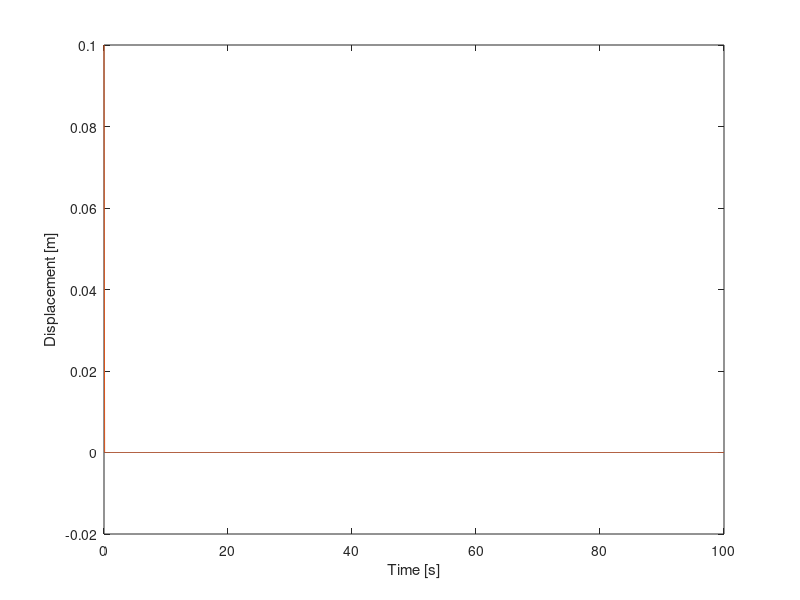
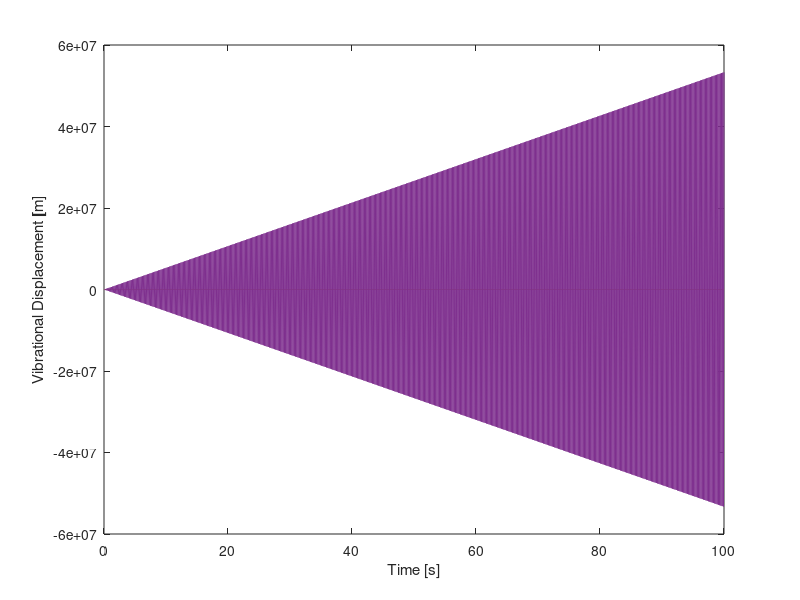
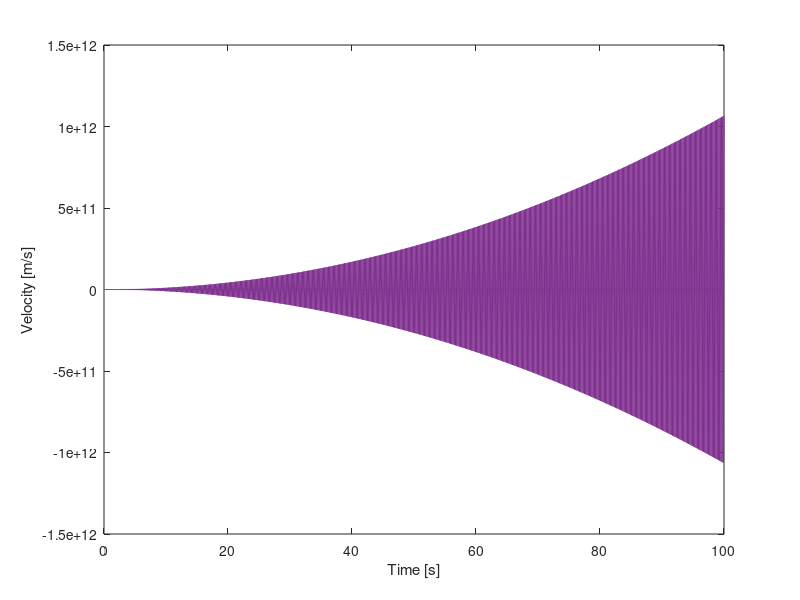
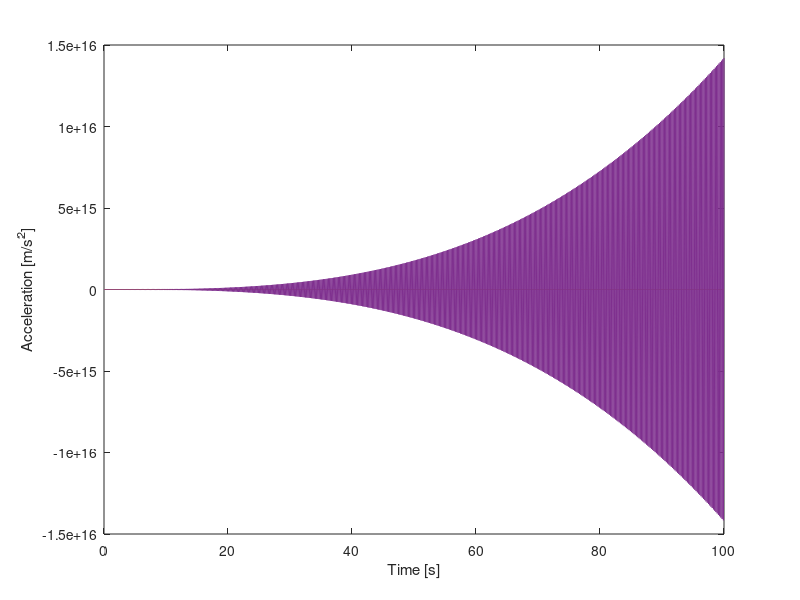

The MATLAB script that drew these images, in order:
% Newmarks Method
clear;
clc;

%% Initialization
nEle = 1;
nNod = nEle+1;
nDof = nNod*2;
E = 1000;
mu = 0;
rho = 1000;
A = 1;
L = 1.0/nEle;
kDarcy = 0;

%% Initializing the matrices
stiff = zeros(nDof,nDof);
damp = zeros(nDof,nDof);
mass = zeros(nDof,nDof);

k1 = zeros(nDof,nDof);
k2 = zeros(nDof,nDof);
k3 = zeros(nDof,nDof);

%% Calculation of the mass, damping and stifness matrices
for i = 1:2:nDof-2
    mass(i,i)       = mass(i,i) + rho*A*L/3;
    mass(i,i+2)     = rho*A*L/6;
    mass(i+2,i)     = rho*A*L/6;
    mass(i+2,i+2)   = rho*A*L/3;
    
    damp(i,i)       = damp(i,i) + mu*A/L;
    damp(i,i+2)     = -mu*A/L;
    damp(i+2,i)     = -mu*A/L;
    damp(i+2,i+2)   = mu*A/L;
    
    stiff(i,i)       = stiff(i,i) + E*A/L;
    stiff(i,i+2)     = -E*A/L;
    stiff(i+2,i)     = -E*A/L;
    stiff(i+2,i+2)   = E*A/L;
    
    k1(i+1,i+1) = k1(i,i) + kDarcy*A/L;
    k1(i+1,i+3) = -kDarcy*A/L;
    k1(i+3,i+1) = -kDarcy*A/L;
    k1(i+3,i+3) = kDarcy*A/L;
    
    k2(i+1,i)   = k2(i,i) - 0.5*A;
    k2(i+1,i+2) = 0.5*A;
    k2(i+3,i)   = -0.5*A;
    k2(i+3,i+2) = 0.5*A;
    
    k3(i,i+1)   = k3(i,i) + 0.5*A;
    k3(i,i+3)   = 0.5*A;
    k3(i+2,i+1) = -0.5*A;
    k3(i+2,i+3) = -0.5*A;
end

%% Initializing time steps
T = 100;            % Total time
dt = 0.1;           % Time increment
t = 0:dt:T;         % Time step array
n = numel(t);       % Number of time steps

%% Initializing force matrix
f = 0;             % Maximum force
omega = 1;
F = zeros(nDof,n);
F(nDof,:) = f*cos(omega.*t);

% Solving the matrices by Newmark's method
%% Initializing the displacement, velocity and acceleration matrices
dx = zeros(nDof,n);
vdisp = zeros(nDof,n);
vel = zeros(nDof,n);
acc = zeros(nDof,n);

%% Defining the intial values of displacement, velocity and acceleration
vdisp((nDof-1):nDof,1) = 0.1;    % initial displacement
vel(nDof,1) = 0;                % initial velocity
acc(nDof,1) = 0;                % initial acceleration

%% Global stiffness matrix
K = stiff + k1+ k2 + k3;

%% LHS Matrix
LHS = mass*4/dt^2 + damp*2/dt + K;
LHSred = LHS(3:nDof,3:nDof);

%% RHS Matrix
for i = 2:n
    RHS = F(:,i) + mass*acc(:,i-1) + (4/dt*mass + damp)*vel(:,i-1) - K*vdisp(:,i-1);
    RHSred = RHS(3:nDof);
   
    dxred = LHSred\RHSred;
    dx = [0; 0; dxred];
    
    vdisp(:,i) = vdisp(:,i-1) + dx;
    vel(:,i) = 2/dt*dx - vel(:,i-1);
    acc(:,i) = 4/dt^2*dx - 4/dt*vel(:,i-1) - acc(:,i-1);   
end

 disp= zeros(nNod,n);
for i = 1:nNod
    disp(i,:) = vdisp(2*i-1,:);
end

%% Plotting
figure
plot(t,disp)
xlabel('Time [s]')
ylabel('Displacement [m]')

figure
plot(t,vdisp)
xlabel('Time [s]')
ylabel('Vibrational Displacement [m]')

figure
plot(t,vel)
xlabel('Time [s]')
ylabel('Velocity [m/s]')

figure
plot(t,acc)
xlabel('Time [s]')
ylabel('Acceleration [m/s^2]')